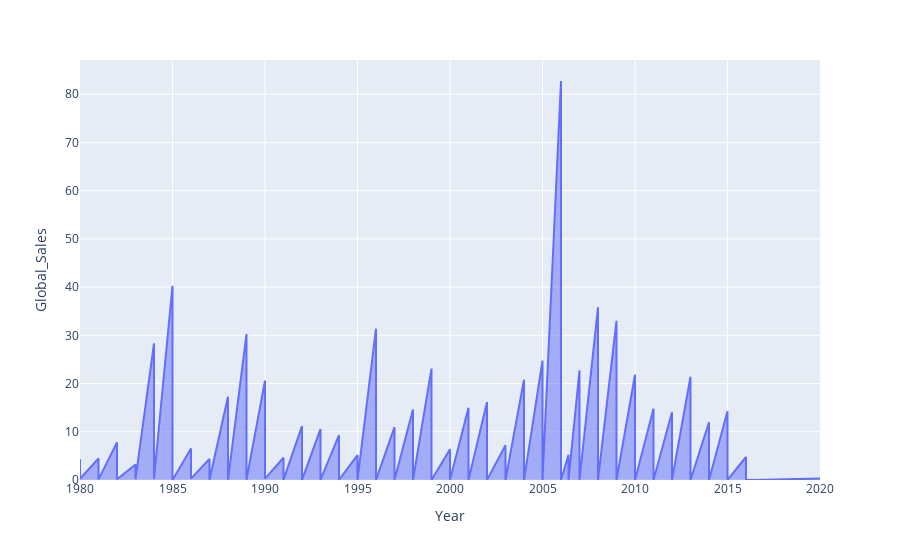

Notebook cell for this chart:
### Code cell
import plotly.express as px
# 3.Create an area chart to show the trend of global sales over the years.
fig = px.area(df, x="Year", y="Global_Sales")
fig.show()

### Figure 1 — Plotly figure (JSON) as saved in the notebook; plotly's stock layout.template omitted (floating-point values rounded to 4 significant figures; data arrays with more than 128 entries replaced by an {"elided": "..."} marker saying what was removed)
{"data": [{"fillpattern": {"shape": ""}, "hovertemplate": "Year=%{x}<br>Global_Sales=%{y}<extra></extra>", "legendgroup": "", "line": {"color": "#636efa"}, "marker": {"symbol": "circle"}, "mode": "lines", "name": "", "orientation": "v", "showlegend": false, "stackgroup": "1", "type": "scatter", "x": {"elided": "16598 float values"}, "xaxis": "x", "y": {"elided": "16598 float values"}, "yaxis": "y"}], "layout": {"autosize": true, "legend": {"tracegroupgap": 0}, "margin": {"t": 60}, "xaxis": {"anchor": "y", "autorange": true, "domain": [0, 1], "range": [1980, 2020], "title": {"text": "Year"}, "type": "linear"}, "yaxis": {"anchor": "x", "autorange": true, "domain": [0, 1], "range": [0, 87.09], "title": {"text": "Global_Sales"}, "type": "linear"}}}
